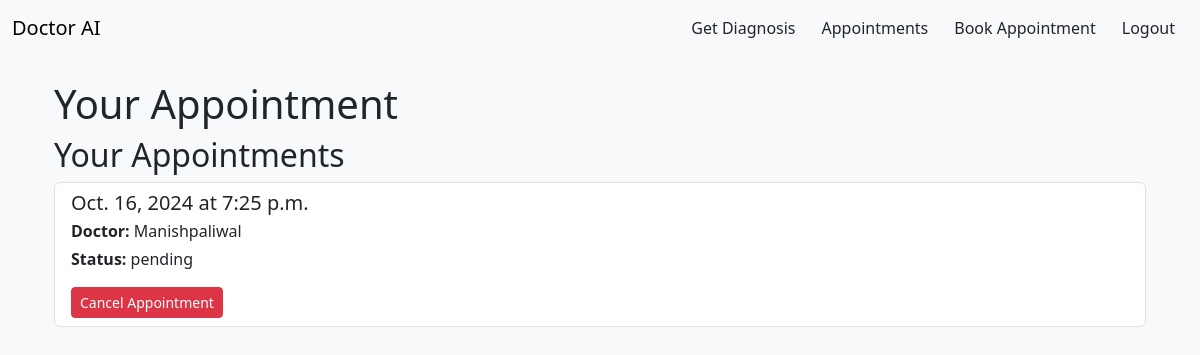
The app's page /diagnosis/dashboard/ (signed in) with its own data.
### diagnosis/models.py (models this page shows, shortened)
class Appointment(models.Model):
    STATUS_CHOICES = [
        ('Scheduled', 'Scheduled'),
        ('Completed', 'Completed'),
        ('Cancelled', 'Cancelled'),
        ('Pending', 'Pending'),
    ]
    doctor = models.ForeignKey(CustomUser, related_name='appointments', on_delete=models.CASCADE)
    patient = models.ForeignKey(CustomUser, related_name='patient_appointments', on_delete=models.CASCADE)
    date = models.DateField()
    time = models.TimeField()
    status = models.CharField(max_length=20, choices=STATUS_CHOICES, default='Scheduled')

### users/models.py (models this page shows, shortened)
class CustomUser(AbstractUser):
    ROLE_CHOICES = [
        ('doctor', 'Doctor'),
        ('patient', 'Patient'),
    ]
    SPECIALIST_CHOICES = [
        ('Cardiologist', 'Cardiologist'),
        ('Dermatologist', 'Dermatologist'),
        ('Pediatrician', 'Pediatrician'),
        ('Surgeon', 'Surgeon'),
        ('General Physician', 'General Physician'),
        ('Gastroenterologist', 'Gastroenterologist'),
        ('Other', 'Other')
    ]
    role = models.CharField(max_length=10, choices=ROLE_CHOICES, blank=True, null=True)  # Doctor or Patient
    full_name = models.CharField(max_length=255, blank=True, null=True)  # Doctor full name
    specialist = models.CharField(max_length=100, choices=SPECIALIST_CHOICES, blank=True, null=True)  # Dropdown specialist choices
    location = models.CharField(max_length=255, blank=True, null=True)  # Doctor's location (city, hospital, etc.)
    about = models.TextField(blank=True, null=True)
    class Meta:
        permissions = (("can_view_profile", "Can View Profile"),)
    patient_history = models.TextField(blank=True, null=True)

### diagnosis/views.py (the view)
# urls.py: path('dashboard/', views.patient_dashboard, name='patient_dashboard'),  # Patient Dashboard
@login_required
def patient_dashboard(request):
    appointments = Appointment.objects.filter(patient=request.user)
    context = {
        'appointments': appointments
    }
    return render(request, 'diagnosis/patient_dashboard.html', context)

### diagnosis/templates/diagnosis/patient_dashboard.html
{% extends "base.html" %}
{% block content %}
<div class="container mt-4">
    <h1>Your Appointment </h1>
    <div class="appointments-section">
      <h2>Your Appointments</h2>
      {% if appointments %}
        <div class="list-group">
          {% for appointment in appointments %}
            <div class="list-group-item">
              <h5 class="mb-1">{{ appointment.date }} at {{ appointment.time }}</h5>
              <p class="mb-1"><strong>Doctor:</strong> {{ appointment.doctor.username }}</p>
              <p><strong>Status:</strong> {{ appointment.status }}</p>
              <a href="{% url 'cancel_appointment' appointment.id %}" class="btn btn-danger btn-sm" onclick="return confirm('Are you sure you want to cancel this appointment?');">Cancel Appointment</a>
            </div>
          {% endfor %}
        </div>
      {% else %}
        <p>You have no appointments yet.</p>
      {% endif %}
    </div>
</div>
    {% endblock %}

### users/static/users/styles.css (style rules this page uses)
body { background-color: #f8f9fa; }

### records on screen
Appointment: date "Oct. 16, 2024", time "7:25 p.m.", doctor.username "Manishpaliwal", status "pending"
